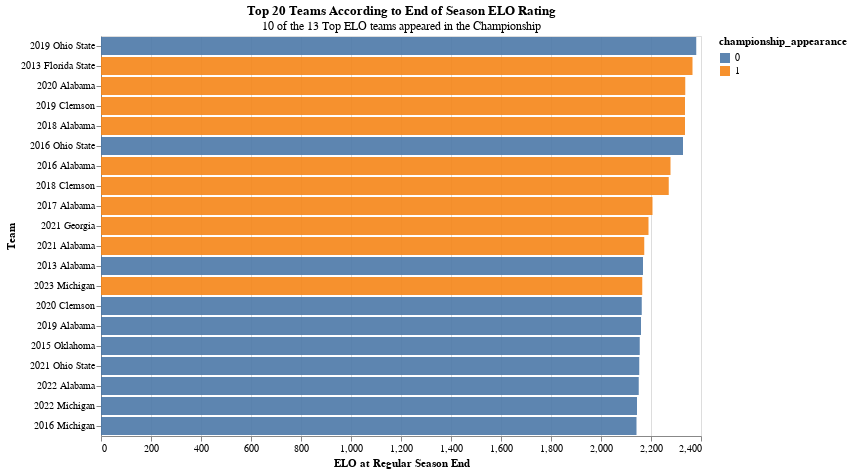

Notebook source saved alongside this figure:
### Code cell
alt.Chart(new_df.head(20)).mark_bar(opacity = .9).encode(
    alt.X('team_postgame_elo', title = 'ELO at Regular Season End'),
    alt.Y('year_team', sort = '-x', title = 'Team'), 
    color = 'championship_appearance:N')\
.properties(title={
      "text": "Top 20 Teams According to End of Season ELO Rating", 
      "subtitle": "10 of the 13 Top ELO teams appeared in the Championship",
    }, 
    width = 600)

### Figure 1 — Vega-Lite specification as saved in the notebook (floating-point values rounded to 4 significant figures)
{"config": {"view": {"continuousWidth": 300, "continuousHeight": 300}}, "data": {"name": "data-04d00c730c7904d8cee517ed4da504bb"}, "mark": {"type": "bar", "opacity": 0.9}, "encoding": {"color": {"field": "championship_appearance", "type": "nominal"}, "x": {"field": "team_postgame_elo", "title": "ELO at Regular Season End", "type": "quantitative"}, "y": {"field": "year_team", "sort": "-x", "title": "Team", "type": "nominal"}}, "title": {"text": "Top 20 Teams According to End of Season ELO Rating", "subtitle": "10 of the 13 Top ELO teams appeared in the Championship"}, "width": 600, "$schema": "https://vega.github.io/schema/vega-lite/v5.6.1.json", "datasets": {"data-04d00c730c7904d8cee517ed4da504bb": [{"season": 2019, "team_conference": "Big Ten", "team_postgame_elo": 2381.0, "main_team": "Ohio State", "logos": "http://a.espncdn.com/i/teamlogos/ncaa/500/194.png", "color": "#DE3121", "win_flag": 0.0, "championship_appearance": 0.0, "year_team": "2019 Ohio State"}, {"season": 2013, "team_conference": "ACC", "team_postgame_elo": 2366.0, "main_team": "Florida State", "logos": "http://a.espncdn.com/i/teamlogos/ncaa/500/52.png", "color": "#782F40", "win_flag": 1.0, "championship_appearance": 1.0, "year_team": "2013 Florida State"}, {"season": 2020, "team_conference": "SEC", "team_postgame_elo": 2337.0, "main_team": "Alabama", "logos": "http://a.espncdn.com/i/teamlogos/ncaa/500/333.png", "color": "#690014", "win_flag": 1.0, "championship_appearance": 1.0, "year_team": "2020 Alabama"}, {"season": 2019, "team_conference": "ACC", "team_postgame_elo": 2336.0, "main_team": "Clemson", "logos": "http://a.espncdn.com/i/teamlogos/ncaa/500/228.png", "color": "#F66733", "win_flag": 0.0, "championship_appearance": 1.0, "year_team": "2019 Clemson"}, {"season": 2018, "team_conference": "SEC", "team_postgame_elo": 2336.0, "main_team": "Alabama", "logos": "http://a.espncdn.com/i/teamlogos/ncaa/500/333.png", "color": "#690014", "win_flag": 0.0, "championship_appearance": 1.0, "year_team": "2018 Alabama"}, {"season": 2016, "team_conference": "Big Ten", "team_postgame_elo": 2328.0, "main_team": "Ohio State", "logos": "http://a.espncdn.com/i/teamlogos/ncaa/500/194.png", "color": "#DE3121", "win_flag": 0.0, "championship_appearance": 0.0, "year_team": "2016 Ohio State"}, {"season": 2016, "team_conference": "SEC", "team_postgame_elo": 2278.0, "main_team": "Alabama", "logos": "http://a.espncdn.com/i/teamlogos/ncaa/500/333.png", "color": "#690014", "win_flag": 0.0, "championship_appearance": 1.0, "year_team": "2016 Alabama"}, {"season": 2018, "team_conference": "ACC", "team_postgame_elo": 2271.0, "main_team": "Clemson", "logos": "http://a.espncdn.com/i/teamlogos/ncaa/500/228.png", "color": "#F66733", "win_flag": 1.0, "championship_appearance": 1.0, "year_team": "2018 Clemson"}, {"season": 2017, "team_conference": "SEC", "team_postgame_elo": 2206.0, "main_team": "Alabama", "logos": "http://a.espncdn.com/i/teamlogos/ncaa/500/333.png", "color": "#690014", "win_flag": 1.0, "championship_appearance": 1.0, "year_team": "2017 Alabama"}, {"season": 2021, "team_conference": "SEC", "team_postgame_elo": 2190.0, "main_team": "Georgia", "logos": "http://a.espncdn.com/i/teamlogos/ncaa/500/61.png", "color": "#CC0000", "win_flag": 1.0, "championship_appearance": 1.0, "year_team": "2021 Georgia"}, {"season": 2021, "team_conference": "SEC", "team_postgame_elo": 2173.0, "main_team": "Alabama", "logos": "http://a.espncdn.com/i/teamlogos/ncaa/500/333.png", "color": "#690014", "win_flag": 0.0, "championship_appearance": 1.0, "year_team": "2021 Alabama"}, {"season": 2013, "team_conference": "SEC", "team_postgame_elo": 2168.0, "main_team": "Alabama", "logos": "http://a.espncdn.com/i/teamlogos/ncaa/500/333.png", "color": "#690014", "win_flag": 0.0, "championship_appearance": 0.0, "year_team": "2013 Alabama"}, {"season": 2023, "team_conference": "Big Ten", "team_postgame_elo": 2165.0, "main_team": "Michigan", "logos": "http://a.espncdn.com/i/teamlogos/ncaa/500/130.png", "color": "#00274c", "win_flag": 1.0, "championship_appearance": 1.0, "year_team": "2023 Michigan"}, {"season": 2020, "team_conference": "ACC", "team_postgame_elo": 2163.0, "main_team": "Clemson", "logos": "http://a.espncdn.com/i/teamlogos/ncaa/500/228.png", "color": "#F66733", "win_flag": 0.0, "championship_appearance": 0.0, "year_team": "2020 Clemson"}, {"season": 2019, "team_conference": "SEC", "team_postgame_elo": 2160.0, "main_team": "Alabama", "logos": "http://a.espncdn.com/i/teamlogos/ncaa/500/333.png", "color": "#690014", "win_flag": 0.0, "championship_appearance": 0.0, "year_team": "2019 Alabama"}, {"season": 2015, "team_conference": "Big 12", "team_postgame_elo": 2155.0, "main_team": "Oklahoma", "logos": "http://a.espncdn.com/i/teamlogos/ncaa/500/201.png", "color": "#7b0000", "win_flag": 0.0, "championship_appearance": 0.0, "year_team": "2015 Oklahoma"}, {"season": 2021, "team_conference": "Big Ten", "team_postgame_elo": 2153.0, "main_team": "Ohio State", "logos": "http://a.espncdn.com/i/teamlogos/ncaa/500/194.png", "color": "#DE3121", "win_flag": 0.0, "championship_appearance": 0.0, "year_team": "2021 Ohio State"}, {"season": 2022, "team_conference": "SEC", "team_postgame_elo": 2151.0, "main_team": "Alabama", "logos": "http://a.espncdn.com/i/teamlogos/ncaa/500/333.png", "color": "#690014", "win_flag": 0.0, "championship_appearance": 0.0, "year_team": "2022 Alabama"}, {"season": 2022, "team_conference": "Big Ten", "team_postgame_elo": 2144.0, "main_team": "Michigan", "logos": "http://a.espncdn.com/i/teamlogos/ncaa/500/130.png", "color": "#00274c", "win_flag": 0.0, "championship_appearance": 0.0, "year_team": "2022 Michigan"}, {"season": 2016, "team_conference": "Big Ten", "team_postgame_elo": 2142.0, "main_team": "Michigan", "logos": "http://a.espncdn.com/i/teamlogos/ncaa/500/130.png", "color": "#00274c", "win_flag": 0.0, "championship_appearance": 0.0, "year_team": "2016 Michigan"}]}}
